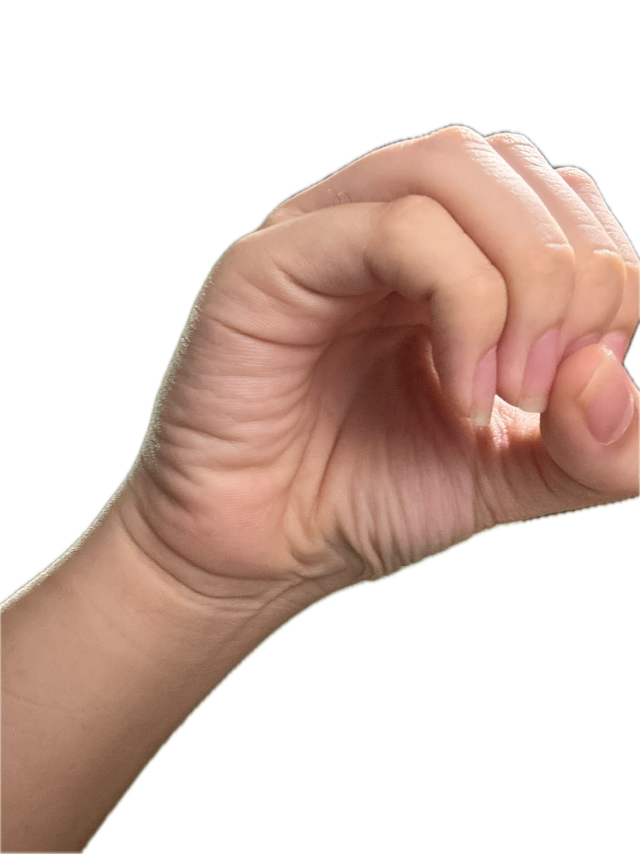
#> input picture vsl_dataset/So_0/Train/So_0 (135).jpg, 1920 x 2560 px (shown at 1/3 size)
$ jupyter execute model_vsl.ipynb
#> lines starting #> are read from the running program, lines starting #| are printed output that depends on the picture; after the words box and inside, x2 and y2 are one past the last pixel; in counts of white or black regions, pixels touching at a corner belong together
[cell 1]
import os
import cv2
import numpy as np
import matplotlib.pyplot as plt
from sklearn.ensemble import RandomForestClassifier
from sklearn.svm import SVC
from sklearn.model_selection import train_test_split, StratifiedKFold, cross_val_score
from sklearn.metrics import classification_report, accuracy_score, confusion_matrix
from sklearn.preprocessing import StandardScaler
from sklearn.decomposition import PCA
from sklearn.impute import SimpleImputer
from skimage.feature import hog, local_binary_pattern
import seaborn as sns
from tqdm import tqdm
import joblib
import warnings
import glob
import gc
from collections import Counter
from google.colab import files
warnings.filterwarnings('ignore')

class Config:
    DATASET_PATH = '/content/drive/MyDrive/vsl_dataset'

    LETTER_TRAIN_IMAGES = '/content/drive/MyDrive/vsl_dataset/train/images'
    LETTER_TRAIN_LABELS = '/content/drive/MyDrive/vsl_dataset/train/labels'
    LETTER_VALID_IMAGES = '/content/drive/MyDrive/vsl_dataset/valid/images'
    LETTER_VALID_LABELS = '/content/drive/MyDrive/vsl_dataset/valid/labels'
    LETTER_TEST_IMAGES = '/content/drive/MyDrive/vsl_dataset/test/images'
    LETTER_TEST_LABELS = '/content/drive/MyDrive/vsl_dataset/test/labels'

    LETTER_CLASSES = ['A', 'B', 'C', 'D', 'E', 'G', 'H', 'I', 'K', 'L', 'M', 'N', 'O', 'P', 'Q', 'R', 'S', 'T', 'U', 'V', 'X', 'Y']
    NUMBER_CLASSES = ['0', '1', '2', '3', '4', '5', '6', '7', '8', '9']
    ALL_CLASSES = LETTER_CLASSES + NUMBER_CLASSES

    TARGET_SIZE = (96, 96)
    MAX_SAMPLES_PER_CLASS = 200
    MAX_TOTAL_SAMPLES = 10000
    AUGMENTATION_FACTOR = 1.5

    HOG_ORIENTATIONS = 8
    HOG_PIXELS_PER_CELL = (12, 12)
    HOG_CELLS_PER_BLOCK = (2, 2)
    LBP_RADIUS = 2
    LBP_N_POINTS = 16

    RANDOM_STATE = 42

[cell 2]
def detect_hand(image):
    if len(image.shape) == 3:
        gray = cv2.cvtColor(image, cv2.COLOR_BGR2GRAY)
    else:
        gray = image.copy()

    try:
        if len(image.shape) == 3:
            hsv = cv2.cvtColor(image, cv2.COLOR_BGR2HSV)
            lower_skin = np.array([0, 20, 70])
            upper_skin = np.array([20, 255, 255])
            skin_mask = cv2.inRange(hsv, lower_skin, upper_skin)

            contours, _ = cv2.findContours(skin_mask, cv2.RETR_EXTERNAL, cv2.CHAIN_APPROX_SIMPLE)
            if contours:
                largest = max(contours, key=cv2.contourArea)
                area = cv2.contourArea(largest)
                total_area = gray.shape[0] * gray.shape[1]

                if area > total_area * 0.05:
                    x, y, w, h = cv2.boundingRect(largest)
                    padding = 0.15

                    x1 = max(0, int(x - w * padding))
                    y1 = max(0, int(y - h * padding))
                    x2 = min(gray.shape[1], int(x + w * (1 + padding)))
                    y2 = min(gray.shape[0], int(y + h * (1 + padding)))

                    return {
                        'x_center': (x1 + x2) / (2 * gray.shape[1]),
                        'y_center': (y1 + y2) / (2 * gray.shape[0]),
                        'width': (x2 - x1) / gray.shape[1],
                        'height': (y2 - y1) / gray.shape[0]
                    }, True
    except:
        pass

    return {'x_center': 0.5, 'y_center': 0.5, 'width': 0.7, 'height': 0.7}, False

def enhance_image(image):
    try:
        if len(image.shape) == 3:
            gray = cv2.cvtColor(image, cv2.COLOR_BGR2GRAY)
        else:
            gray = image.copy()

        clahe = cv2.createCLAHE(clipLimit=2.0, tileGridSize=(8, 8))
        enhanced = clahe.apply(gray)
        return enhanced
    except:
        return gray if len(image.shape) == 2 else cv2.cvtColor(image, cv2.COLOR_BGR2GRAY)

def crop_image(image, bbox, target_size):
    try:
        h, w = image.shape[:2]
        x_center = bbox['x_center'] * w
        y_center = bbox['y_center'] * h
        width = bbox['width'] * w
        height = bbox['height'] * h

        x1 = max(0, int(x_center - width/2))
        y1 = max(0, int(y_center - height/2))
        x2 = min(w, int(x_center + width/2))
        y2 = min(h, int(y_center + height/2))

        cropped = image[y1:y2, x1:x2]
        if cropped.size > 0:
            resized = cv2.resize(cropped, target_size, interpolation=cv2.INTER_AREA)
            return enhance_image(resized)
        else:
            return enhance_image(cv2.resize(image, target_size))
    except:
        return enhance_image(cv2.resize(image, target_size))

[cell 3]
# [27 lines left out: function parse_yolo_annotation, not called in this run]

def load_letter_dataset(images_dir, labels_dir, max_per_class):
    if not os.path.exists(images_dir) or not os.path.exists(labels_dir):
        return []

    image_files = []
    for ext in ['jpg', 'jpeg', 'png', 'JPG', 'JPEG', 'PNG']:
        image_files.extend(glob.glob(os.path.join(images_dir, f'*.{ext}')))

    class_images = {i: [] for i in range(len(Config.LETTER_CLASSES))}

    for img_path in tqdm(image_files, desc=f"Scanning letters {os.path.basename(images_dir)}", leave=False):
        label_path = os.path.join(labels_dir, os.path.splitext(os.path.basename(img_path))[0] + '.txt')

        if os.path.exists(label_path):
            annotations = parse_yolo_annotation(label_path)
            for ann in annotations:
                class_id = ann['class_id']
                class_images[class_id].append((img_path, ann))

    balanced_samples = []
    min_samples = min(len(samples) for samples in class_images.values() if samples)
    target_per_class = min(max_per_class, min_samples)

    print(f"Letter target samples per class: {target_per_class}")

    for class_id, samples in class_images.items():
        if samples:
            np.random.shuffle(samples)
            selected = samples[:target_per_class]
            balanced_samples.extend(selected)
            print(f"Letter {Config.LETTER_CLASSES[class_id]}: {len(selected)} samples")

    return balanced_samples

[cell 4]
def load_number_dataset(base_path, split, max_per_class):
    samples = []

    print(f"Loading number dataset ({split})...")

    for digit in range(10):
        folder_name = f"So_{digit}"
        folder_path = os.path.join(base_path, folder_name, split)

        if not os.path.exists(folder_path):
            print(f"Folder not found: {folder_path}")
            continue

        image_files = []
        for ext in ['jpg', 'jpeg', 'png', 'JPG', 'JPEG', 'PNG']:
            image_files.extend(glob.glob(os.path.join(folder_path, f'*.{ext}')))

        if not image_files:
            print(f"No images found in: {folder_path}")
            continue

        np.random.shuffle(image_files)
        selected_images = image_files[:max_per_class]

        class_id = digit + len(Config.LETTER_CLASSES)

        for img_path in selected_images:
            fake_bbox = {
                'class_id': class_id,
                'x_center': 0.5,
                'y_center': 0.5,
                'width': 0.8,
                'height': 0.8
            }
            samples.append((img_path, fake_bbox))

        print(f"Number {digit} (class {class_id}): {len(selected_images)} samples")

    print(f"Total number samples ({split}): {len(samples)}")
    return samples

[cell 5]
def augment_data(samples):
    np.random.seed(Config.RANDOM_STATE)
    augmented = []

    print(f"Input samples: {len(samples)}")

    class_samples = {}
    for img_path, bbox in samples:
        class_id = bbox['class_id']
        if class_id not in class_samples:
            class_samples[class_id] = []
        class_samples[class_id].append((img_path, bbox))

    print("Input class distribution:")
    for class_id in sorted(class_samples.keys()):
        class_name = Config.ALL_CLASSES[class_id] if class_id < len(Config.ALL_CLASSES) else f"ID_{class_id}"
        print(f"  Class {class_id} ({class_name}): {len(class_samples[class_id])} samples")

    min_samples_per_class = min(len(samples) for samples in class_samples.values())
    target_per_class = min(300, min_samples_per_class * 2)
    print(f"Target samples per class: {target_per_class}")

    class_counts = {}

    for class_id in sorted(class_samples.keys()):
        class_name = Config.ALL_CLASSES[class_id] if class_id < len(Config.ALL_CLASSES) else f"ID_{class_id}"
        print(f"  Processing class {class_id} ({class_name})...")

        samples_for_class = class_samples[class_id]
        np.random.shuffle(samples_for_class)

        processed_count = 0
        for img_path, bbox in samples_for_class:
            if processed_count >= target_per_class:
                break

            try:
                image = cv2.imread(img_path)
                if image is None:
                    continue

                if class_id < 22:
                    detected_bbox, _ = detect_hand(image)
                    cropped = crop_image(image, detected_bbox, Config.TARGET_SIZE)
                else:
                    cropped = crop_image(image, bbox, Config.TARGET_SIZE)

                augmented.append((cropped, class_id))
                processed_count += 1

                if processed_count < target_per_class:
                    h, w = cropped.shape
                    angle = np.random.choice([-5, 5])
                    M = cv2.getRotationMatrix2D((w//2, h//2), angle, 1)
                    rotated = cv2.warpAffine(cropped, M, (w, h))
                    augmented.append((rotated, class_id))
                    processed_count += 1

            except Exception as e:
                print(f"    Error processing {img_path}: {e}")
                continue

        class_counts[class_id] = processed_count
        print(f"    Generated {processed_count} samples for class {class_id}")

    print(f"Augmentation complete: {len(augmented)} total samples")
    print("Final class distribution:")
    for class_id in sorted(class_counts.keys()):
        class_name = Config.ALL_CLASSES[class_id] if class_id < len(Config.ALL_CLASSES) else f"ID_{class_id}"
        print(f"  Class {class_id} ({class_name}): {class_counts[class_id]} samples")

    return augmented

[cell 6]
def extract_hog_features(image):
    try:
        features = hog(
            image,
            orientations=Config.HOG_ORIENTATIONS,
            pixels_per_cell=Config.HOG_PIXELS_PER_CELL,
            cells_per_block=Config.HOG_CELLS_PER_BLOCK,
            block_norm='L2-Hys',
            feature_vector=True
        )
        return np.nan_to_num(features, 0.0)
    except:
        return np.zeros(50)

def extract_lbp_features(image):
    try:
        lbp = local_binary_pattern(image, Config.LBP_N_POINTS, Config.LBP_RADIUS, method='uniform')
        hist, _ = np.histogram(lbp.ravel(), bins=Config.LBP_N_POINTS + 2)
        hist = hist.astype(float)
        hist /= (hist.sum() + 1e-7)
        return np.nan_to_num(hist, 0.0)
    except:
        return np.zeros(18)

def extract_statistical_features(image):
    try:
        flat = image.ravel().astype(float)
        features = [
            np.mean(flat),
            np.std(flat),
            np.median(flat),
            np.min(flat),
            np.max(flat)
        ]
        return np.nan_to_num(features, 0.0)
    except:
        return np.zeros(5)

def extract_features(image):
    if image is None or image.size == 0:
        return np.zeros(80)

    try:
        if len(image.shape) == 3:
            image = cv2.cvtColor(image, cv2.COLOR_BGR2GRAY)

        hog_feat = extract_hog_features(image)
        lbp_feat = extract_lbp_features(image)
        stat_feat = extract_statistical_features(image)

        all_features = np.concatenate([hog_feat, lbp_feat, stat_feat])
        return np.nan_to_num(all_features, 0.0)
    except:
        return np.zeros(80)

[cell 7]
def train_model():
    print("Training Model (Letters + Numbers)")

    try:
        from google.colab import drive
        drive.mount('/content/drive')
    except:
        pass

    print("Loading letter dataset...")
    letter_train = load_letter_dataset(Config.LETTER_TRAIN_IMAGES,
                                     Config.LETTER_TRAIN_LABELS,
                                     Config.MAX_SAMPLES_PER_CLASS)
    letter_valid = load_letter_dataset(Config.LETTER_VALID_IMAGES,
                                     Config.LETTER_VALID_LABELS, 30)
    letter_test = load_letter_dataset(Config.LETTER_TEST_IMAGES,
                                    Config.LETTER_TEST_LABELS, 20)

    print("Loading number dataset...")
    number_train = load_number_dataset(Config.DATASET_PATH, 'Train',
                                     Config.MAX_SAMPLES_PER_CLASS)
    number_valid = load_number_dataset(Config.DATASET_PATH, 'Valid', 30)
    number_test = load_number_dataset(Config.DATASET_PATH, 'Test', 20)

    print("\nCombining datasets...")
    print(f"Letter train: {len(letter_train)}, valid: {len(letter_valid)}, test: {len(letter_test)}")
    print(f"Number train: {len(number_train)}, valid: {len(number_valid)}, test: {len(number_test)}")

    all_train = letter_train + number_train
    all_valid = letter_valid + number_valid
    all_test = letter_test + number_test

    print("\nClass distribution:")
    data_classes = {}
    for _, bbox in all_train:
        class_id = bbox['class_id']
        data_classes[class_id] = data_classes.get(class_id, 0) + 1

    for class_id in sorted(data_classes.keys()):
        class_name = Config.ALL_CLASSES[class_id] if class_id < len(Config.ALL_CLASSES) else f"ID_{class_id}"
        print(f"  Class {class_id} ({class_name}): {data_classes[class_id]} samples")

    if not all_train:
        print("No training data!")
        return None

    print(f"Data: {len(all_train)} train, {len(all_valid)} valid, {len(all_test)} test")
    print(f"Total classes: {len(Config.ALL_CLASSES)} (22 letters + 10 numbers)")

    all_train_data = all_train + all_valid

    print("Shuffling data...")
    np.random.seed(Config.RANDOM_STATE)
    np.random.shuffle(all_train_data)

    print("Augmenting data...")
    augmented_train = augment_data(all_train_data)
#> in augment_data, image is the input picture: shape (2560, 1920, 3); mean B, G, R 193.3, 201.5, 221.7
#> in crop_image, `cropped = image[y1:y2, x1:x2]`:
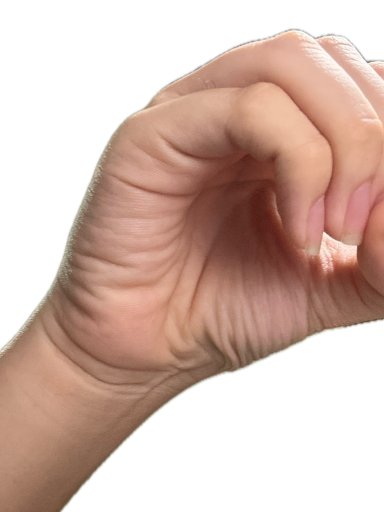
#> cropped: shape (2048, 1536, 3) (shown at 1/4 size); mean B, G, R 174.6, 185, 211.4
#> in crop_image, `resized = cv2.resize(cropped, target_size, interpolation=cv2.INTER_AREA)`:
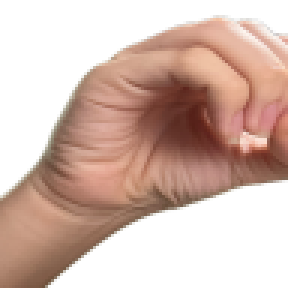
#> resized: shape (96, 96, 3) (shown 3 times larger); mean B, G, R 174.6, 185, 211.4
#> in enhance_image, `gray = cv2.cvtColor(image, cv2.COLOR_BGR2GRAY)`:
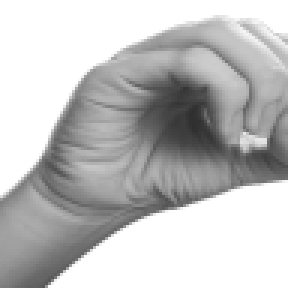
#> gray: shape (96, 96) (shown 3 times larger); min 47, max 255, mean 191.7
#> in enhance_image, `enhanced = clahe.apply(gray)`:
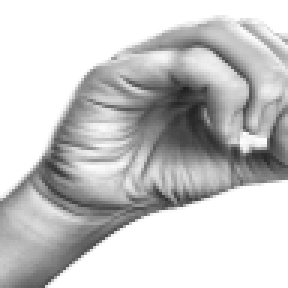
#> enhanced: shape (96, 96) (shown 3 times larger); min 30, max 255, mean 199.9
#> in augment_data, `rotated = cv2.warpAffine(cropped, M, (w, h))`:
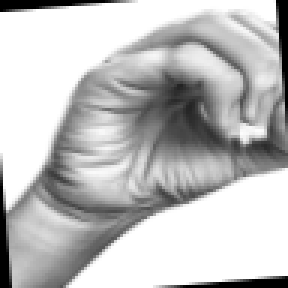
#> rotated: shape (96, 96) (shown 3 times larger); min 0, max 255, mean 190.6

    print("Processing test data...")
    test_processed = []
    for img_path, bbox in tqdm(all_test, desc="Test processing", leave=False):
        try:
            image = cv2.imread(img_path)
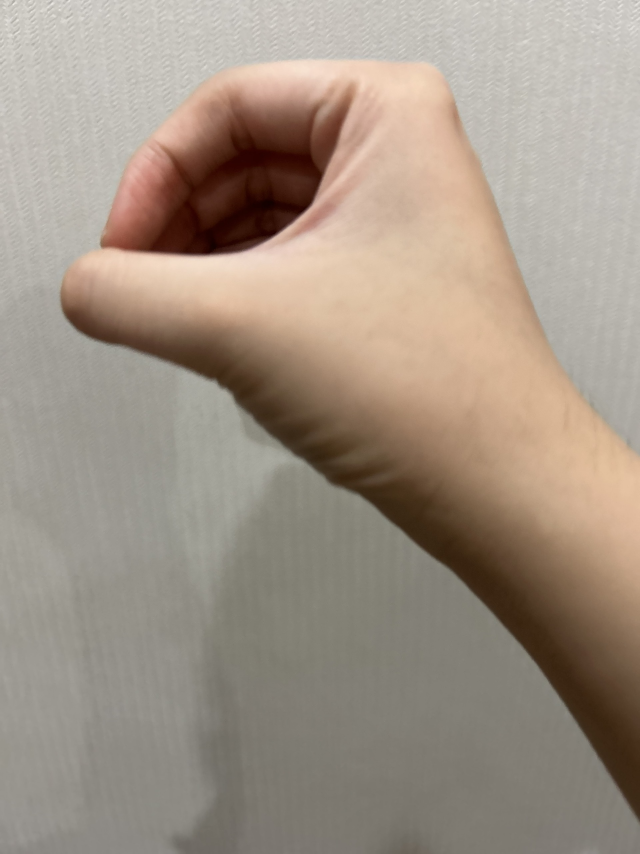
#> input picture vsl_dataset/So_0/Test/So_0_test (10).jpg, 1920 x 2560 px (shown at 1/3 size)
#> image is the input picture: shape (2560, 1920, 3); mean B, G, R 133.8, 147.2, 160.3
            if image is None:
                continue
            detected_bbox, _ = detect_hand(image)
#> in detect_hand, `gray = cv2.cvtColor(image, cv2.COLOR_BGR2GRAY)`:
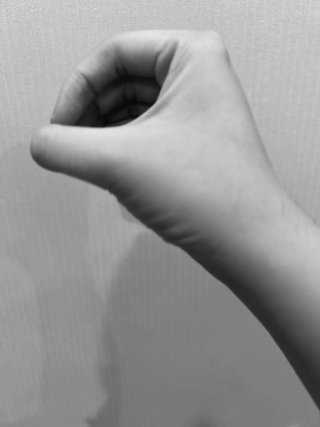
#> gray: shape (2560, 1920) (shown at 1/6 size); min 5, max 242, mean 149.6
#> in detect_hand, `skin_mask = cv2.inRange(hsv, lower_skin, upper_skin)`:
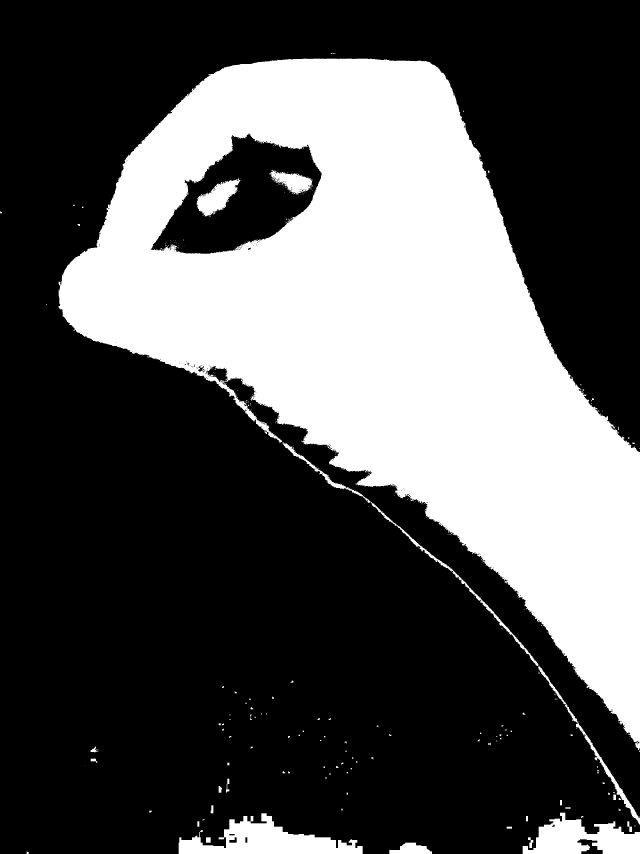
#> skin_mask: shape (2560, 1920) (shown at 1/3 size); 33.2% white; 396 white regions (330 under 20 px)
#> in detect_hand, `contours, _ = cv2.findContours(skin_mask, cv2.RETR_EXTERNAL, cv2.CHAIN..`: contours = 265 contours, 233 with area under 20; largest, box (x1, y1, x2, y2) and area: (176, 176, 1920, 2250) 1649568, (536, 2440, 1088, 2560) 31261, (1568, 2438, 1920, 2560) 23913, (848, 1326, 1616, 1998) 6224, (1614, 1997, 1920, 2474) 4575
#> in detect_hand, `largest = max(contours, key=cv2.contourArea)`: largest = contour of 4684 points, box (x1, y1, x2, y2) (176, 176, 1920, 2250), area 1649568
#> in detect_hand, `area = cv2.contourArea(largest)`: area = 1649568
#> in detect_hand, `x, y, w, h = cv2.boundingRect(largest)`: x = 176; w = 1744; h = 2074
#> in detect_hand, `x1 = max(0, int(x - w * padding))`: x1 = 0
#> in detect_hand, `x2 = min(gray.shape[1], int(x + w * (1 + padding)))`: x2 = 1920
#> in detect_hand, `y2 = min(gray.shape[0], int(y + h * (1 + padding)))`: y2 = 2560
#> detected_bbox = {'x_center': 0.5, 'y_center': 0.5, 'width': 1, 'height': 1}
            cropped = crop_image(image, detected_bbox, Config.TARGET_SIZE)
#> in crop_image (call 21), `width = bbox['width'] * w`: width = 1920
#> in crop_image (call 21), `height = bbox['height'] * h`: height = 2560
#> in crop_image (call 21), `x1 = max(0, int(x_center - width/2))`: x1 = 0
#> in crop_image (call 21), `x2 = min(w, int(x_center + width/2))`: x2 = 1920
#> in crop_image (call 21), `y2 = min(h, int(y_center + height/2))`: y2 = 2560
#> in crop_image (call 21), `resized = cv2.resize(cropped, target_size, interpolation=cv2.INTER_AREA)`:
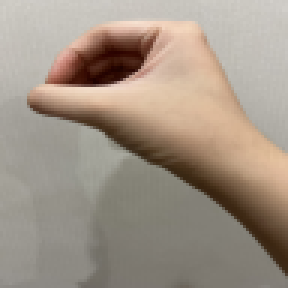
#> resized: shape (96, 96, 3) (shown 3 times larger); mean B, G, R 133.8, 147.2, 160.3
#> in enhance_image (call 21), `gray = cv2.cvtColor(image, cv2.COLOR_BGR2GRAY)`:
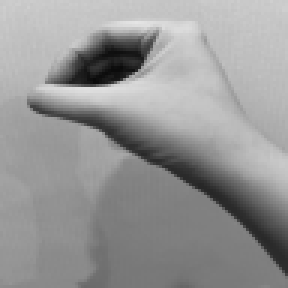
#> gray: shape (96, 96) (shown 3 times larger); min 10, max 229, mean 149.6
            test_processed.append((cropped, bbox['class_id']))
        except:
            continue

    print(f"Final: {len(augmented_train)} train, {len(test_processed)} test")

    print("Extracting features...")
    X_train, y_train = [], []
#> X_train = []; y_train = []
#> (the rest of the program and of its run is left out)
